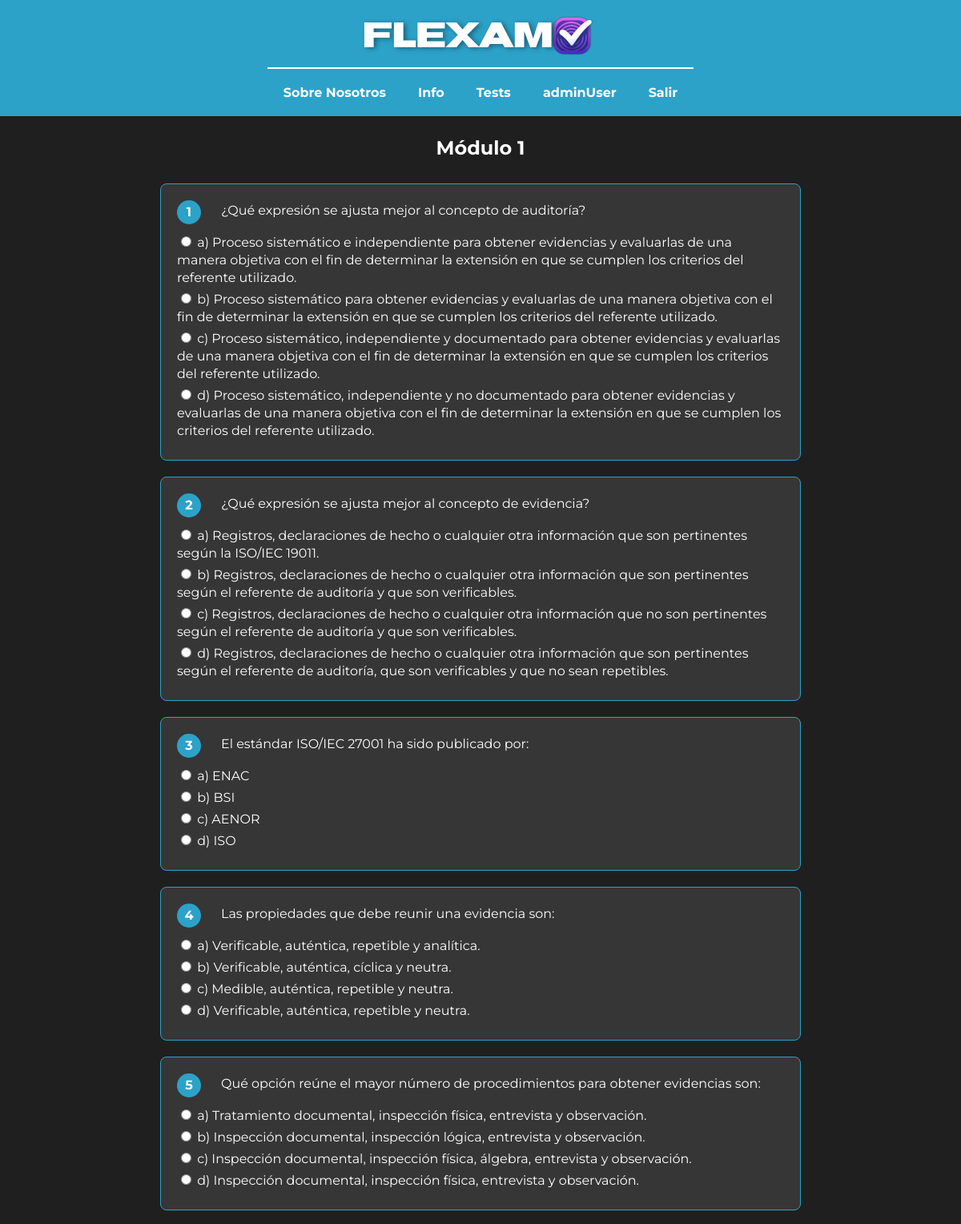
Page /realize_test.php?id=2 (signed in, upper part) on the committed database.
### tables this page shows
CREATE TABLE `tests` (
  `ID_test` INT AUTO_INCREMENT PRIMARY KEY,
  `titulo` VARCHAR(255) NOT NULL,
  `ID_usuario` INT NOT NULL,
  `num_preguntas` INT NOT NULL,
  `es_publico` BOOLEAN NOT NULL,
  `es_anonimo` BOOLEAN NOT NULL,
  FOREIGN KEY (`ID_usuario`) REFERENCES `usuarios`(`ID_usuario`)
);

CREATE TABLE `preguntas` (
  `ID_pregunta` INT AUTO_INCREMENT PRIMARY KEY,
  `ID_test` INT NOT NULL,
  `pregunta` TEXT NOT NULL,
  FOREIGN KEY (`ID_test`) REFERENCES `tests`(`ID_test`)
);

CREATE TABLE `opciones` (
  `ID_test` INT NOT NULL,
  `ID_pregunta` INT NOT NULL,
  `ID_opcion` INT NOT NULL,
  `opcion` TEXT NOT NULL,
  `correcta` BOOLEAN NOT NULL,
  PRIMARY KEY (`ID_test`, `ID_pregunta`, `ID_opcion`),
  FOREIGN KEY (`ID_test`, `ID_pregunta`) REFERENCES `preguntas`(`ID_test`, `ID_pregunta`)
);

### realize_test.php (the view, shortened to what this page needs)
<!DOCTYPE html>
<html lang="es">
<head>
    <?php
        $db = Aplicacion::getInstance()->getConnection();
        $test_id = isset($_GET['id']) ? intval($_GET['id']) : null;
        $stmtTitulo = $db->prepare("SELECT titulo FROM tests WHERE ID_test = ?");
        $stmtTitulo->bindValue(1, $test_id, PDO::PARAM_INT);
        $stmtTitulo->execute();
        $tituloTest = $stmtTitulo->rowCount() > 0 ? $stmtTitulo->fetch(PDO::FETCH_ASSOC)['titulo'] : "Título no encontrado";
        $stmtPreguntas = $db->prepare("SELECT preguntas.ID_pregunta, preguntas.pregunta FROM preguntas WHERE preguntas.ID_test = ?");
        $stmtPreguntas->bindValue(1, $test_id, PDO::PARAM_INT);
        $stmtPreguntas->execute();
        $preguntas = $stmtPreguntas->fetchAll(PDO::FETCH_ASSOC);
    ?>
</head>
<body>
    <?php include 'includes/comun/header.php'; ?>
    <div class="container">
        <h2><?php echo htmlspecialchars($tituloTest); ?></h2>
        <form action="logic/procesar_test.php" method="post" style="margin-top: 30px;">
            <?php $questionNumber = 1; ?>
            <?php foreach ($preguntas as $row): ?>
                <div class="question-card">
                    <div class="question-header">
                        <div class="question-number"><?php echo $questionNumber++; ?></div>
                        <div class="question-text"><?php echo $row['pregunta']; ?></div>
                    </div>
                    <?php
                        $pregunta_id = $row['ID_pregunta'];
                        $stmtOpciones = $db->prepare("SELECT ID_opcion, opcion FROM opciones WHERE opciones.ID_test = ? AND opciones.ID_pregunta = ?");
                        $stmtOpciones->bindValue(1, $test_id, PDO::PARAM_INT);
                        $stmtOpciones->bindValue(2, $pregunta_id, PDO::PARAM_INT);
                        $stmtOpciones->execute();
                        $opciones = $stmtOpciones->fetchAll(PDO::FETCH_ASSOC);
                    ?>
                    <div class="question-options">
                        <?php foreach ($opciones as $row2): ?>
                            <div class="question-option">
                                <label>
                                    <input type='radio' name='pregunta_<?php echo $pregunta_id; ?>' value='<?php echo $row2['ID_opcion']; ?>' onclick='toggleRadio(this);' waschecked='false'>
                                    <?php echo $row2['opcion']; ?>
                                </label>
                            </div>
                        <?php endforeach; ?>
                    </div>
                </div>
            <?php endforeach; ?>
        </form>
    </div>
</body>
</html>

### styles/styles.css (style rules this page uses)
body { font-family: 'Montserrat', sans-serif; background-color: #1f1f1f; color: #ffffff; margin: 0; padding-top: 120px; flex-direction: column; }
.container { max-width: 800px; margin: auto; min-height: 570px; margin-top: 30px; align-content: center; margin-bottom: 50px; }
.question-header { display: flex; align-items: center; gap: 10px; margin-bottom: 12px; }
.question-card { background-color: rgba(255, 255, 255, 0.1); border: 1px solid #2ca2c9; border-radius: 8px; padding: 20px; margin-bottom: 20px; color: #ffffff; }
.question-number { background-color: #2ca2c9; color: #ffffff; height: 30px; width: 30px; display: flex; justify-content: center; align-items: center; border-radius: 50%; margin-right: 15px; font-weight: bold; }
.question-option label { cursor: pointer; margin-bottom: 5px; display: block; line-height: 22px; }
.question-text { margin-bottom: 4px; }
h2 { text-align: center; }

### rows in the picture
tests: titulo "Módulo 1"
preguntas: pregunta "¿Qué expresión se ajusta mejor al concepto de auditoría?"
opciones: opcion "a) Proceso sistemático e independiente para obtener evidencias y evaluarlas de una manera objetiva con el fin de determinar la extensión en que se cumplen los criterios del referente utilizado."
opciones: opcion "b) Proceso sistemático para obtener evidencias y evaluarlas de una manera objetiva con el fin de determinar la extensión en que se cumplen los criterios del referente utilizado."
opciones: opcion "c) Proceso sistemático, independiente y documentado para obtener evidencias y evaluarlas de una manera objetiva con el fin de determinar la extensión en que se cumplen los criterios del referente utilizado."
opciones: opcion "d) Proceso sistemático, independiente y no documentado para obtener evidencias y evaluarlas de una manera objetiva con el fin de determinar la extensión en que se cumplen los criterios del referente utilizado."
preguntas: pregunta "¿Qué expresión se ajusta mejor al concepto de evidencia?"
opciones: opcion "a) Registros, declaraciones de hecho o cualquier otra información que son pertinentes según la ISO/IEC 19011."
opciones: opcion "b) Registros, declaraciones de hecho o cualquier otra información que son pertinentes según el referente de auditoría y que son verificables."
opciones: opcion "c) Registros, declaraciones de hecho o cualquier otra información que no son pertinentes según el referente de auditoría y que son verificables."
opciones: opcion "d) Registros, declaraciones de hecho o cualquier otra información que son pertinentes según el referente de auditoría, que son verificables y que no sean repetibles."
preguntas: pregunta "El estándar ISO/IEC 27001 ha sido publicado por:"
opciones: opcion "a) ENAC"
opciones: opcion "b) BSI"
opciones: opcion "c) AENOR"
opciones: opcion "d) ISO"
preguntas: pregunta "Las propiedades que debe reunir una evidencia son:"
opciones: opcion "a) Verificable, auténtica, repetible y analítica."
opciones: opcion "b) Verificable, auténtica, cíclica y neutra."
opciones: opcion "c) Medible, auténtica, repetible y neutra."
opciones: opcion "d) Verificable, auténtica, repetible y neutra."
preguntas: pregunta "Qué opción reúne el mayor número de procedimientos para obtener evidencias son:"
opciones: opcion "a) Tratamiento documental, inspección física, entrevista y observación."
opciones: opcion "b) Inspección documental, inspección lógica, entrevista y observación."
opciones: opcion "c) Inspección documental, inspección física, álgebra, entrevista y observación."
opciones: opcion "d) Inspección documental, inspección física, entrevista y observación."

### other values in the picture
$_SESSION['user'] "adminUser"
